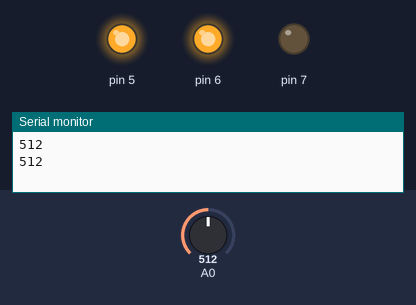
Simulated run of this sketch. Board: Arduino Uno, built with avr-gcc and run on an emulated ATmega328P. On the bench: output pins drawn as LEDs (lit = HIGH), the last lines printed to the serial monitor. The test bench sets the inputs (shaded band); at power-on: A0 = 512.

Above: at 4.8 s.
4.9 s: A0 set to 986
At 6.8 s:
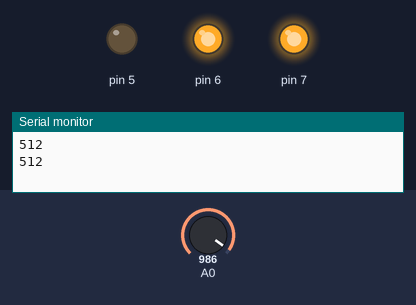
9.9 s: A0 set to 1010
At 11.3 s:
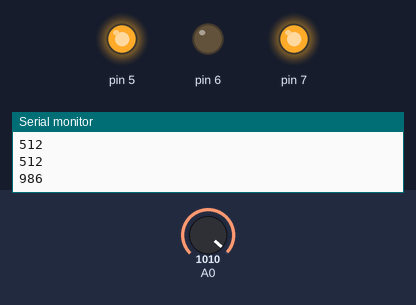
Timing chart, 0 to 20.9 s (numbered marks = the images above; inputs shaded):
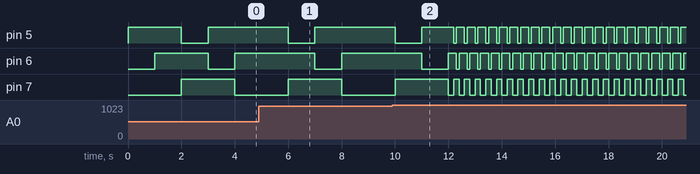

The sketch:

q2.ino
```cpp
void setup()
{
  Serial.begin(9600);
  pinMode(5, OUTPUT);
  pinMode(6, OUTPUT);
  pinMode(7, OUTPUT);
}

int s = 1000;

void loop()
{
  int val = analogRead(A0);
  Serial.println(val);
  if(val > 1000)
  {
    s = 100;
  }
  if(val < 100)
  {
    s = 1000;
  }
  digitalWrite(5, HIGH);
  delay(s);
  digitalWrite(6, HIGH);
  delay(s);
  digitalWrite(5, LOW);
  digitalWrite(7, HIGH);
  delay(s);
  digitalWrite(5, HIGH);
  digitalWrite(6, LOW);
  delay(s);
  digitalWrite(6, HIGH);
  digitalWrite(7, LOW);
}
```

Measured:
- the behaviour switches between 1000 and 1001 on A0 (found by bisection; images 1 and 2)
- by itself, pin 6: repeats every 0.40 s: HIGH 0.30 s, LOW 0.10 s
- by itself, pin 7: repeats every 0.40 s: LOW 0.20 s, HIGH 0.20 s
